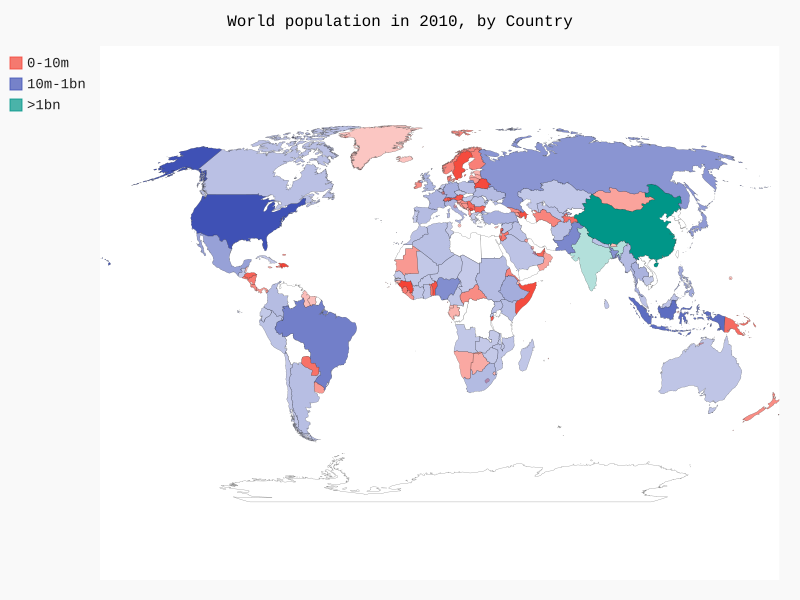

The Python source for this figure:
import json
from countries import get_country_code
import pygal


# Load the data into a list.
filename = 'population_data.json'
with open(filename) as f:
    pop_data = json.load(f)


# Build a dictionary of population data
cc_populations = {}
for pop_dict in pop_data:
    if pop_dict['Year'] == '2010':
        country_name = pop_dict['Country Name']
        population = int(float(pop_dict['Value']))  # This turns data into a float and then drops the float into an int.
        code = get_country_code(country_name)
        if code:
            cc_populations[code] = population


# Group the countries into 3 population levels.
cc_pops_1, cc_pops_2, cc_pops_3 = {}, {}, {}
for cc, pop in cc_populations.items():
    if pop < 10000000:
        cc_pops_1[cc] = pop
    elif pop < 1000000000:
        cc_pops_2[cc] = pop
    else:
        cc_pops_3[cc] = pop


wm = pygal.maps.world.World()
wm.title = 'World population in 2010, by Country'
wm.add('0-10m', cc_pops_1)
wm.add('10m-1bn', cc_pops_2)
wm.add('>1bn', cc_pops_3)

wm.render_to_file('world_population.svg')
